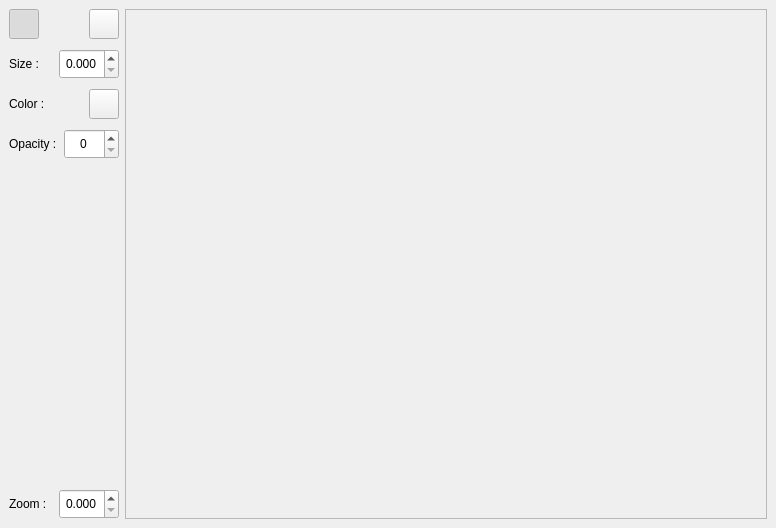
<?xml version="1.0" encoding="UTF-8"?>
<ui version="4.0">
	<class>Main_QMainWindow</class>
	<widget class="QMainWindow" name="Main_QMainWindow">
		<property name="geometry">
			<rect>
				<x>0</x>
				<y>0</y>
				<width>776</width>
				<height>528</height>
			</rect>
		</property>
		<property name="windowTitle">
			<string>Home Assessment - Caner Özdemir</string>
		</property>
		<property name="windowIcon">
			<iconset>
				<normaloff>:/Window/Icon.svg</normaloff>
				:/Window/Icon.svg
			</iconset>
		</property>
		<widget class="QWidget" name="Main_QWidget">
			<property name="font">
				<font />
			</property>
			<layout class="QHBoxLayout" name="horizontalLayout_6">
				<item>
					<widget class="QWidget" name="Manipulation_QWidget" native="true">
						<property name="sizePolicy">
							<sizepolicy hsizetype="Fixed" vsizetype="Preferred">
								<horstretch>0</horstretch>
								<verstretch>0</verstretch>
							</sizepolicy>
						</property>
						<property name="minimumSize">
							<size>
								<width>110</width>
								<height>0</height>
							</size>
						</property>
						<layout class="QVBoxLayout" name="verticalLayout">
							<property name="spacing">
								<number>10</number>
							</property>
							<property name="leftMargin">
								<number>0</number>
							</property>
							<property name="topMargin">
								<number>0</number>
							</property>
							<property name="rightMargin">
								<number>0</number>
							</property>
							<property name="bottomMargin">
								<number>0</number>
							</property>
							<item>
								<widget class="QWidget" name="Tool_QWidget" native="true">
									<property name="minimumSize">
										<size>
											<width>0</width>
											<height>30</height>
										</size>
									</property>
									<property name="maximumSize">
										<size>
											<width>16777215</width>
											<height>30</height>
										</size>
									</property>
									<layout class="QHBoxLayout" name="horizontalLayout">
										<property name="spacing">
											<number>0</number>
										</property>
										<property name="leftMargin">
											<number>0</number>
										</property>
										<property name="topMargin">
											<number>0</number>
										</property>
										<property name="rightMargin">
											<number>0</number>
										</property>
										<property name="bottomMargin">
											<number>0</number>
										</property>
										<item>
											<widget class="PenTool" name="Pen_QPushButton">
												<property name="sizePolicy">
													<sizepolicy hsizetype="Fixed" vsizetype="Fixed">
														<horstretch>0</horstretch>
														<verstretch>0</verstretch>
													</sizepolicy>
												</property>
												<property name="minimumSize">
													<size>
														<width>30</width>
														<height>30</height>
													</size>
												</property>
												<property name="maximumSize">
													<size>
														<width>30</width>
														<height>30</height>
													</size>
												</property>
												<property name="toolTip">
													<string>Pen</string>
												</property>
												<property name="icon">
													<iconset resource="../resource/resource.qrc">
														<normaloff>:/Button/Pen.svg</normaloff>
														:/Button/Pen.svg
													</iconset>
												</property>
												<property name="iconSize">
													<size>
														<width>20</width>
														<height>20</height>
													</size>
												</property>
												<property name="checkable">
													<bool>true</bool>
												</property>
												<property name="checked">
													<bool>true</bool>
												</property>
												<attribute name="buttonGroup">
													<string notr="true">Tool_QButtonGroup</string>
												</attribute>
											</widget>
										</item>
										<item>
											<widget class="QWidget" name="Tool_QWidget_Space" native="true">
												<property name="sizePolicy">
													<sizepolicy hsizetype="Expanding" vsizetype="Fixed">
														<horstretch>0</horstretch>
														<verstretch>0</verstretch>
													</sizepolicy>
												</property>
											</widget>
										</item>
										<item>
											<widget class="EraserTool" name="Eraser_QPushButton">
												<property name="sizePolicy">
													<sizepolicy hsizetype="Fixed" vsizetype="Fixed">
														<horstretch>0</horstretch>
														<verstretch>0</verstretch>
													</sizepolicy>
												</property>
												<property name="minimumSize">
													<size>
														<width>30</width>
														<height>30</height>
													</size>
												</property>
												<property name="maximumSize">
													<size>
														<width>30</width>
														<height>30</height>
													</size>
												</property>
												<property name="toolTip">
													<string>Eraser</string>
												</property>
												<property name="icon">
													<iconset resource="../resource/resource.qrc">
														<normaloff>:/Button/Eraser.svg</normaloff>
														:/Button/Eraser.svg
													</iconset>
												</property>
												<property name="iconSize">
													<size>
														<width>20</width>
														<height>20</height>
													</size>
												</property>
												<property name="checkable">
													<bool>true</bool>
												</property>
												<attribute name="buttonGroup">
													<string notr="true">Tool_QButtonGroup</string>
												</attribute>
											</widget>
										</item>
									</layout>
								</widget>
							</item>
							<item>
								<widget class="QWidget" name="Settings_QWidget_1" native="true">
									<layout class="QHBoxLayout" name="horizontalLayout_2">
										<property name="spacing">
											<number>0</number>
										</property>
										<property name="leftMargin">
											<number>0</number>
										</property>
										<property name="topMargin">
											<number>0</number>
										</property>
										<property name="rightMargin">
											<number>0</number>
										</property>
										<property name="bottomMargin">
											<number>0</number>
										</property>
										<item>
											<widget class="QLabel" name="PenSize_QLabel">
												<property name="sizePolicy">
													<sizepolicy hsizetype="Fixed" vsizetype="Fixed">
														<horstretch>0</horstretch>
														<verstretch>0</verstretch>
													</sizepolicy>
												</property>
												<property name="minimumSize">
													<size>
														<width>0</width>
														<height>30</height>
													</size>
												</property>
												<property name="maximumSize">
													<size>
														<width>16777215</width>
														<height>30</height>
													</size>
												</property>
												<property name="text">
													<string>Size :</string>
												</property>
											</widget>
										</item>
										<item>
											<widget class="QWidget" name="Settings_QWidget_1_Space" native="true">
												<property name="sizePolicy">
													<sizepolicy hsizetype="Expanding" vsizetype="Fixed">
														<horstretch>0</horstretch>
														<verstretch>0</verstretch>
													</sizepolicy>
												</property>
											</widget>
										</item>
										<item>
											<widget class="PenSize" name="PenSize_QDoubleSpinBox">
												<property name="sizePolicy">
													<sizepolicy hsizetype="Fixed" vsizetype="Fixed">
														<horstretch>0</horstretch>
														<verstretch>0</verstretch>
													</sizepolicy>
												</property>
												<property name="minimumSize">
													<size>
														<width>60</width>
														<height>30</height>
													</size>
												</property>
												<property name="maximumSize">
													<size>
														<width>60</width>
														<height>30</height>
													</size>
												</property>
												<property name="alignment">
													<set>Qt::AlignCenter</set>
												</property>
												<property name="decimals">
													<number>3</number>
												</property>
												<property name="maximum">
													<double>1024.000000000000000</double>
												</property>
												<property name="singleStep">
													<double>0.100000000000000</double>
												</property>
												<property name="value">
													<double>0.000000000000000</double>
												</property>
											</widget>
										</item>
									</layout>
								</widget>
							</item>
							<item>
								<widget class="QWidget" name="Settings_QWidget_2" native="true">
									<layout class="QHBoxLayout" name="horizontalLayout_3">
										<property name="spacing">
											<number>0</number>
										</property>
										<property name="leftMargin">
											<number>0</number>
										</property>
										<property name="topMargin">
											<number>0</number>
										</property>
										<property name="rightMargin">
											<number>0</number>
										</property>
										<property name="bottomMargin">
											<number>0</number>
										</property>
										<item>
											<widget class="QLabel" name="PenColor_QLabel">
												<property name="sizePolicy">
													<sizepolicy hsizetype="Fixed" vsizetype="Fixed">
														<horstretch>0</horstretch>
														<verstretch>0</verstretch>
													</sizepolicy>
												</property>
												<property name="minimumSize">
													<size>
														<width>0</width>
														<height>30</height>
													</size>
												</property>
												<property name="maximumSize">
													<size>
														<width>16777215</width>
														<height>30</height>
													</size>
												</property>
												<property name="text">
													<string>Color :</string>
												</property>
											</widget>
										</item>
										<item>
											<widget class="QWidget" name="Settings_QWidget_2_Space" native="true">
												<property name="sizePolicy">
													<sizepolicy hsizetype="Expanding" vsizetype="Fixed">
														<horstretch>0</horstretch>
														<verstretch>0</verstretch>
													</sizepolicy>
												</property>
											</widget>
										</item>
										<item>
											<widget class="PenColor" name="PenColor_QPushButton">
												<property name="sizePolicy">
													<sizepolicy hsizetype="Fixed" vsizetype="Fixed">
														<horstretch>0</horstretch>
														<verstretch>0</verstretch>
													</sizepolicy>
												</property>
												<property name="minimumSize">
													<size>
														<width>30</width>
														<height>30</height>
													</size>
												</property>
												<property name="maximumSize">
													<size>
														<width>30</width>
														<height>30</height>
													</size>
												</property>
												<property name="iconSize">
													<size>
														<width>20</width>
														<height>20</height>
													</size>
												</property>
											</widget>
										</item>
									</layout>
								</widget>
							</item>
							<item>
								<widget class="QWidget" name="Settings_QWidget_3" native="true">
									<layout class="QHBoxLayout" name="horizontalLayout_4">
										<property name="spacing">
											<number>0</number>
										</property>
										<property name="leftMargin">
											<number>0</number>
										</property>
										<property name="topMargin">
											<number>0</number>
										</property>
										<property name="rightMargin">
											<number>0</number>
										</property>
										<property name="bottomMargin">
											<number>0</number>
										</property>
										<item>
											<widget class="QLabel" name="PenOpacity_QLabel">
												<property name="sizePolicy">
													<sizepolicy hsizetype="Fixed" vsizetype="Fixed">
														<horstretch>0</horstretch>
														<verstretch>0</verstretch>
													</sizepolicy>
												</property>
												<property name="minimumSize">
													<size>
														<width>0</width>
														<height>30</height>
													</size>
												</property>
												<property name="maximumSize">
													<size>
														<width>16777215</width>
														<height>30</height>
													</size>
												</property>
												<property name="text">
													<string>Opacity :</string>
												</property>
											</widget>
										</item>
										<item>
											<widget class="QWidget" name="Settings_QWidget_3_Space" native="true">
												<property name="sizePolicy">
													<sizepolicy hsizetype="Expanding" vsizetype="Fixed">
														<horstretch>0</horstretch>
														<verstretch>0</verstretch>
													</sizepolicy>
												</property>
											</widget>
										</item>
										<item>
											<widget class="PenOpacity" name="PenOpacity_QSpinBox">
												<property name="sizePolicy">
													<sizepolicy hsizetype="Fixed" vsizetype="Fixed">
														<horstretch>0</horstretch>
														<verstretch>0</verstretch>
													</sizepolicy>
												</property>
												<property name="minimumSize">
													<size>
														<width>55</width>
														<height>30</height>
													</size>
												</property>
												<property name="maximumSize">
													<size>
														<width>55</width>
														<height>30</height>
													</size>
												</property>
												<property name="alignment">
													<set>Qt::AlignCenter</set>
												</property>
												<property name="maximum">
													<number>255</number>
												</property>
											</widget>
										</item>
									</layout>
								</widget>
							</item>
							<item>
								<widget class="QWidget" name="Manipulation_QWidget_Space" native="true">
									<property name="sizePolicy">
										<sizepolicy hsizetype="Expanding" vsizetype="Expanding">
											<horstretch>0</horstretch>
											<verstretch>0</verstretch>
										</sizepolicy>
									</property>
								</widget>
							</item>
							<item>
								<widget class="QWidget" name="Settings_QWidget_4" native="true">
									<layout class="QHBoxLayout" name="horizontalLayout_5">
										<property name="spacing">
											<number>0</number>
										</property>
										<property name="leftMargin">
											<number>0</number>
										</property>
										<property name="topMargin">
											<number>0</number>
										</property>
										<property name="rightMargin">
											<number>0</number>
										</property>
										<property name="bottomMargin">
											<number>0</number>
										</property>
										<item>
											<widget class="QLabel" name="Zoom_QLabel">
												<property name="sizePolicy">
													<sizepolicy hsizetype="Fixed" vsizetype="Fixed">
														<horstretch>0</horstretch>
														<verstretch>0</verstretch>
													</sizepolicy>
												</property>
												<property name="minimumSize">
													<size>
														<width>0</width>
														<height>30</height>
													</size>
												</property>
												<property name="maximumSize">
													<size>
														<width>16777215</width>
														<height>30</height>
													</size>
												</property>
												<property name="text">
													<string>Zoom :</string>
												</property>
											</widget>
										</item>
										<item>
											<widget class="QWidget" name="Settings_QWidget_4_Space" native="true">
												<property name="sizePolicy">
													<sizepolicy hsizetype="Expanding" vsizetype="Fixed">
														<horstretch>0</horstretch>
														<verstretch>0</verstretch>
													</sizepolicy>
												</property>
											</widget>
										</item>
										<item>
											<widget class="Zoom" name="Zoom_QDoubleSpinBox">
												<property name="sizePolicy">
													<sizepolicy hsizetype="Fixed" vsizetype="Fixed">
														<horstretch>0</horstretch>
														<verstretch>0</verstretch>
													</sizepolicy>
												</property>
												<property name="minimumSize">
													<size>
														<width>60</width>
														<height>30</height>
													</size>
												</property>
												<property name="maximumSize">
													<size>
														<width>60</width>
														<height>30</height>
													</size>
												</property>
												<property name="alignment">
													<set>Qt::AlignCenter</set>
												</property>
												<property name="decimals">
													<number>3</number>
												</property>
												<property name="maximum">
													<double>8.000000000000000</double>
												</property>
												<property name="singleStep">
													<double>0.050000000000000</double>
												</property>
											</widget>
										</item>
									</layout>
								</widget>
							</item>
						</layout>
					</widget>
				</item>
				<item>
					<widget class="QScrollArea" name="Image_QScrollArea">
						<property name="cursor" stdset="0">
							<cursorShape>CrossCursor</cursorShape>
						</property>
						<widget class="PaintArea" name="Image_QWidget">
							<property name="geometry">
								<rect>
									<x>0</x>
									<y>0</y>
									<width>640</width>
									<height>480</height>
								</rect>
							</property>
							<property name="sizePolicy">
								<sizepolicy hsizetype="Expanding" vsizetype="Expanding">
									<horstretch>0</horstretch>
									<verstretch>0</verstretch>
								</sizepolicy>
							</property>
							<property name="minimumSize">
								<size>
									<width>30</width>
									<height>30</height>
								</size>
							</property>
						</widget>
					</widget>
				</item>
			</layout>
		</widget>
		<widget class="MenuBar" name="Main_QMenuBar">
			<property name="geometry">
				<rect>
					<x>0</x>
					<y>0</y>
					<width>776</width>
					<height>21</height>
				</rect>
			</property>
			<property name="font">
				<font>
					<pointsize>9</pointsize>
				</font>
			</property>
			<property name="nativeMenuBar">
				<bool>false</bool>
			</property>
		</widget>
		<action name="Open_QAction">
			<property name="text">
				<string>Open</string>
			</property>
		</action>
	</widget>
	<customwidgets>
		<customwidget>
			<class>PenColor</class>
			<extends>QPushButton</extends>
			<header>component/pencolor.h</header>
		</customwidget>
		<customwidget>
			<class>PenSize</class>
			<extends>QDoubleSpinBox</extends>
			<header>component/pensize.h</header>
		</customwidget>
		<customwidget>
			<class>PaintArea</class>
			<extends>QWidget</extends>
			<header>component/paintarea.h</header>
		</customwidget>
		<customwidget>
			<class>PenOpacity</class>
			<extends>QSpinBox</extends>
			<header>component/penopacity.h</header>
		</customwidget>
		<customwidget>
			<class>PenTool</class>
			<extends>QPushButton</extends>
			<header>component/pentool.h</header>
		</customwidget>
		<customwidget>
			<class>EraserTool</class>
			<extends>QPushButton</extends>
			<header>component/erasertool.h</header>
		</customwidget>
		<customwidget>
			<class>Zoom</class>
			<extends>QDoubleSpinBox</extends>
			<header>component/zoom.h</header>
		</customwidget>
		<customwidget>
			<class>MenuBar</class>
			<extends>QMenuBar</extends>
			<header>component/menubar.h</header>
		</customwidget>
	</customwidgets>
	<resources>
		<include location="../resource/resource.qrc" />
	</resources>
	<connections>
		<connection>
			<sender>Pen_QPushButton</sender>
			<signal>toggled(bool)</signal>
			<receiver>Settings_QWidget_2</receiver>
			<slot>setVisible(bool)</slot>
			<hints>
				<hint type="sourcelabel">
					<x>23</x>
					<y>53</y>
				</hint>
				<hint type="destinationlabel">
					<x>64</x>
					<y>133</y>
				</hint>
			</hints>
		</connection>
	</connections>
	<buttongroups>
		<buttongroup name="Tool_QButtonGroup" />
	</buttongroups>
</ui>
